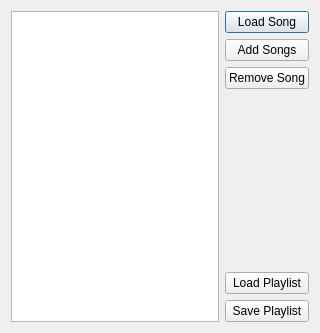
<?xml version="1.0" encoding="UTF-8"?>
<ui version="4.0">
 <class>Dialog</class>
 <widget class="QDialog" name="Dialog">
  <property name="geometry">
   <rect>
    <x>0</x>
    <y>0</y>
    <width>320</width>
    <height>333</height>
   </rect>
  </property>
  <property name="windowTitle">
   <string>Playlist Editor</string>
  </property>
  <layout class="QGridLayout" name="gridLayout">
   <item row="0" column="0">
    <layout class="QHBoxLayout" name="horizontalLayout">
     <property name="sizeConstraint">
      <enum>QLayout::SetNoConstraint</enum>
     </property>
     <item>
      <widget class="QListWidget" name="playlistList">
       <property name="maximumSize">
        <size>
         <width>16777215</width>
         <height>16777215</height>
        </size>
       </property>
       <property name="sizeIncrement">
        <size>
         <width>100</width>
         <height>100</height>
        </size>
       </property>
       <property name="movement">
        <enum>QListView::Static</enum>
       </property>
       <property name="resizeMode">
        <enum>QListView::Adjust</enum>
       </property>
      </widget>
     </item>
     <item>
      <layout class="QVBoxLayout" name="verticalLayout_3">
       <item>
        <widget class="QPushButton" name="loadSongBtn">
         <property name="text">
          <string>Load Song</string>
         </property>
        </widget>
       </item>
       <item>
        <widget class="QPushButton" name="addSongsBtn">
         <property name="text">
          <string>Add Songs</string>
         </property>
        </widget>
       </item>
       <item>
        <widget class="QPushButton" name="removeSongBtn">
         <property name="text">
          <string>Remove Song</string>
         </property>
        </widget>
       </item>
       <item>
        <spacer name="verticalSpacer">
         <property name="orientation">
          <enum>Qt::Vertical</enum>
         </property>
         <property name="sizeHint" stdset="0">
          <size>
           <width>20</width>
           <height>40</height>
          </size>
         </property>
        </spacer>
       </item>
       <item>
        <widget class="QPushButton" name="loadPlaylistBtn">
         <property name="text">
          <string>Load Playlist</string>
         </property>
        </widget>
       </item>
       <item>
        <widget class="QPushButton" name="savePlaylistBtn">
         <property name="text">
          <string>Save Playlist</string>
         </property>
        </widget>
       </item>
      </layout>
     </item>
    </layout>
   </item>
  </layout>
 </widget>
 <resources/>
 <connections/>
</ui>
